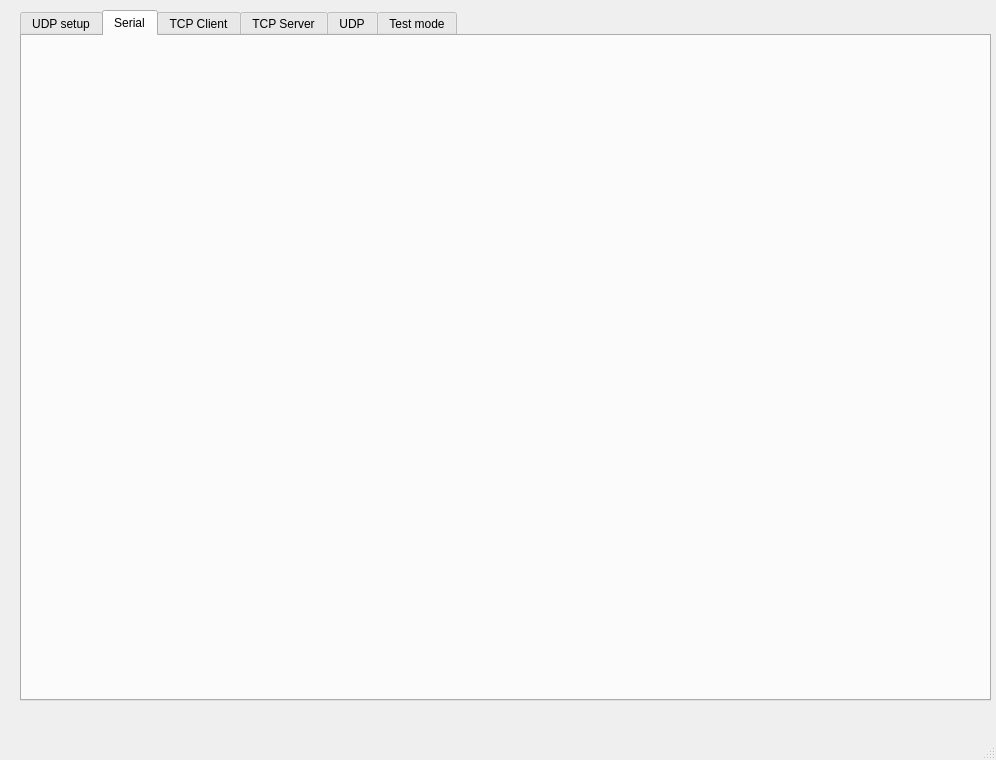
<?xml version="1.0" encoding="UTF-8"?>
<ui version="4.0">
 <class>MainWindow</class>
 <widget class="QMainWindow" name="MainWindow">
  <property name="geometry">
   <rect>
    <x>0</x>
    <y>0</y>
    <width>996</width>
    <height>760</height>
   </rect>
  </property>
  <property name="windowTitle">
   <string>MainWindow</string>
  </property>
  <widget class="QWidget" name="centralwidget">
   <widget class="QLabel" name="label_3">
    <property name="geometry">
     <rect>
      <x>80</x>
      <y>50</y>
      <width>171</width>
      <height>31</height>
     </rect>
    </property>
    <property name="text">
     <string>Data sent/Data receive</string>
    </property>
   </widget>
   <widget class="QTabWidget" name="tabWidget">
    <property name="geometry">
     <rect>
      <x>20</x>
      <y>10</y>
      <width>971</width>
      <height>691</height>
     </rect>
    </property>
    <property name="currentIndex">
     <number>1</number>
    </property>
    <widget class="QWidget" name="tab_8">
     <attribute name="title">
      <string>UDP setup</string>
     </attribute>
    </widget>
    <widget class="QWidget" name="tab_9">
     <attribute name="title">
      <string>Serial</string>
     </attribute>
    </widget>
    <widget class="QWidget" name="tab">
     <attribute name="title">
      <string>TCP Client</string>
     </attribute>
     <widget class="QPushButton" name="btn_send">
      <property name="geometry">
       <rect>
        <x>500</x>
        <y>580</y>
        <width>93</width>
        <height>28</height>
       </rect>
      </property>
      <property name="text">
       <string>Send</string>
      </property>
     </widget>
     <widget class="QLineEdit" name="txt_IP">
      <property name="geometry">
       <rect>
        <x>580</x>
        <y>60</y>
        <width>113</width>
        <height>22</height>
       </rect>
      </property>
      <property name="text">
       <string>192.168.10.20</string>
      </property>
     </widget>
     <widget class="QPushButton" name="btn_connect">
      <property name="geometry">
       <rect>
        <x>750</x>
        <y>130</y>
        <width>111</width>
        <height>28</height>
       </rect>
      </property>
      <property name="styleSheet">
       <string notr="true">background-color: green; color: white</string>
      </property>
      <property name="text">
       <string>CONNECT</string>
      </property>
     </widget>
     <widget class="QLineEdit" name="txt_send">
      <property name="geometry">
       <rect>
        <x>50</x>
        <y>580</y>
        <width>441</width>
        <height>22</height>
       </rect>
      </property>
     </widget>
     <widget class="QPlainTextEdit" name="txt_log">
      <property name="geometry">
       <rect>
        <x>50</x>
        <y>60</y>
        <width>451</width>
        <height>491</height>
       </rect>
      </property>
     </widget>
     <widget class="QLineEdit" name="txt_port">
      <property name="geometry">
       <rect>
        <x>750</x>
        <y>60</y>
        <width>113</width>
        <height>22</height>
       </rect>
      </property>
      <property name="text">
       <string>8500</string>
      </property>
     </widget>
     <widget class="QLabel" name="label">
      <property name="geometry">
       <rect>
        <x>610</x>
        <y>20</y>
        <width>61</width>
        <height>31</height>
       </rect>
      </property>
      <property name="text">
       <string>IP</string>
      </property>
     </widget>
     <widget class="QLabel" name="label_2">
      <property name="geometry">
       <rect>
        <x>770</x>
        <y>20</y>
        <width>61</width>
        <height>31</height>
       </rect>
      </property>
      <property name="text">
       <string>PORT</string>
      </property>
     </widget>
     <widget class="QLabel" name="label_4">
      <property name="geometry">
       <rect>
        <x>60</x>
        <y>30</y>
        <width>121</width>
        <height>16</height>
       </rect>
      </property>
      <property name="text">
       <string>Received/Sent data</string>
      </property>
     </widget>
     <widget class="QLabel" name="label_5">
      <property name="geometry">
       <rect>
        <x>50</x>
        <y>560</y>
        <width>55</width>
        <height>16</height>
       </rect>
      </property>
      <property name="text">
       <string>Send</string>
      </property>
     </widget>
     <widget class="QCheckBox" name="checkBox">
      <property name="geometry">
       <rect>
        <x>750</x>
        <y>170</y>
        <width>81</width>
        <height>20</height>
       </rect>
      </property>
      <property name="text">
       <string>CheckBox</string>
      </property>
     </widget>
    </widget>
    <widget class="QWidget" name="tab_2">
     <attribute name="title">
      <string>TCP Server</string>
     </attribute>
     <widget class="QPlainTextEdit" name="txt_log_rcv_server">
      <property name="geometry">
       <rect>
        <x>30</x>
        <y>60</y>
        <width>521</width>
        <height>211</height>
       </rect>
      </property>
     </widget>
     <widget class="QPushButton" name="btn_listen">
      <property name="geometry">
       <rect>
        <x>740</x>
        <y>120</y>
        <width>111</width>
        <height>28</height>
       </rect>
      </property>
      <property name="styleSheet">
       <string notr="true">background-color: green; color: white</string>
      </property>
      <property name="text">
       <string>LISTEN</string>
      </property>
     </widget>
     <widget class="QLineEdit" name="txt_port_server">
      <property name="geometry">
       <rect>
        <x>740</x>
        <y>60</y>
        <width>113</width>
        <height>22</height>
       </rect>
      </property>
      <property name="text">
       <string>8500</string>
      </property>
     </widget>
     <widget class="QLabel" name="label_6">
      <property name="geometry">
       <rect>
        <x>40</x>
        <y>550</y>
        <width>55</width>
        <height>16</height>
       </rect>
      </property>
      <property name="text">
       <string>Send</string>
      </property>
     </widget>
     <widget class="QLineEdit" name="txt_send_2">
      <property name="geometry">
       <rect>
        <x>40</x>
        <y>570</y>
        <width>441</width>
        <height>22</height>
       </rect>
      </property>
     </widget>
     <widget class="QPushButton" name="btn_send_2">
      <property name="geometry">
       <rect>
        <x>490</x>
        <y>570</y>
        <width>93</width>
        <height>28</height>
       </rect>
      </property>
      <property name="text">
       <string>Send</string>
      </property>
     </widget>
     <widget class="QLabel" name="label_7">
      <property name="geometry">
       <rect>
        <x>30</x>
        <y>40</y>
        <width>91</width>
        <height>16</height>
       </rect>
      </property>
      <property name="text">
       <string>Received data</string>
      </property>
     </widget>
     <widget class="QLabel" name="label_8">
      <property name="geometry">
       <rect>
        <x>30</x>
        <y>290</y>
        <width>91</width>
        <height>16</height>
       </rect>
      </property>
      <property name="text">
       <string>Sent data</string>
      </property>
     </widget>
     <widget class="QPlainTextEdit" name="txt_log_send_server">
      <property name="geometry">
       <rect>
        <x>30</x>
        <y>310</y>
        <width>521</width>
        <height>211</height>
       </rect>
      </property>
     </widget>
    </widget>
    <widget class="QWidget" name="tab_7">
     <attribute name="title">
      <string>UDP</string>
     </attribute>
    </widget>
    <widget class="QWidget" name="tab_10">
     <attribute name="title">
      <string>Test mode</string>
     </attribute>
    </widget>
   </widget>
  </widget>
  <widget class="QMenuBar" name="menubar">
   <property name="geometry">
    <rect>
     <x>0</x>
     <y>0</y>
     <width>996</width>
     <height>26</height>
    </rect>
   </property>
  </widget>
  <widget class="QStatusBar" name="statusbar"/>
 </widget>
 <resources/>
 <connections/>
</ui>
